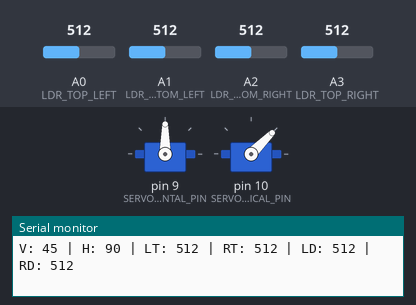
A sketch run on a simulated Arduino Uno, built with avr-gcc and run on an emulated ATmega328P. Parts: 2 × servo, the last lines printed to the serial monitor. The inputs (shaded band) are chosen by the test bench; at power-on: A2 (LDR_BOTTOM_RIGHT) = 512, A3 (LDR_TOP_RIGHT) = 512, A0 (LDR_TOP_LEFT) = 512, A1 (LDR_BOTTOM_LEFT) = 512.

Above: at 2.2 s.
2.3 s: A2 (LDR_BOTTOM_RIGHT) set to 697
5.3 s: A2 (LDR_BOTTOM_RIGHT) set to 723
At 8.1 s:
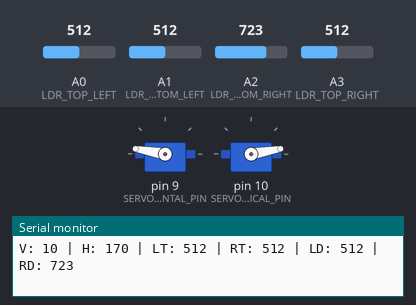
8.3 s: A3 (LDR_TOP_RIGHT) set to 109
11.3 s: A3 (LDR_TOP_RIGHT) set to 89
At 11.6 s:
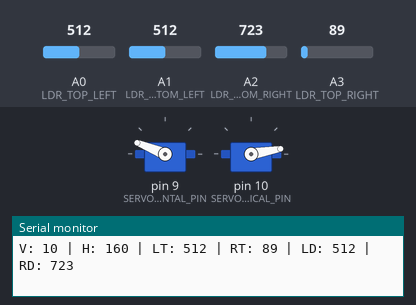
14.3 s: A3 (LDR_TOP_RIGHT) set to 992
At 14.5 s:
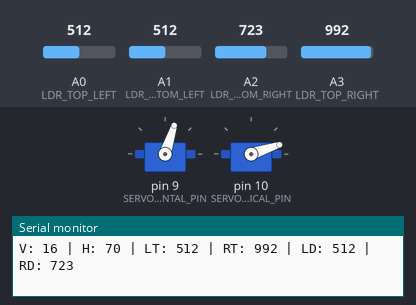
17.3 s: A0 (LDR_TOP_LEFT) set to 44
20.3 s: A0 (LDR_TOP_LEFT) set to 38
At 20.48 s:
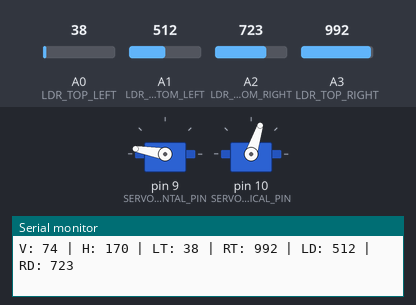
Timing chart, 0 to 23.7 s (numbered marks = the images above; inputs shaded):
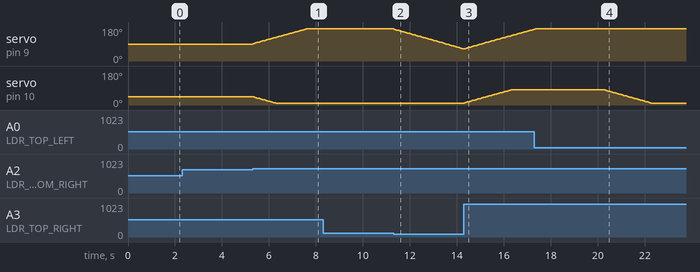

Measured:
- the behaviour switches between 713 and 714 on A2 (LDR_BOTTOM_RIGHT) (found by bisection; images 0 and 1)
- the behaviour switches between 101 and 100 on A3 (LDR_TOP_RIGHT) (found by bisection; images 1 and 2)
- the behaviour switches between 42 and 41 on A0 (LDR_TOP_LEFT) (found by bisection; images 3 and 4)
- after the input at 5.3 s, servo on pin 9 (SERVO_HORIZONTAL_PIN): moves from 90° to 170° over 2.3 s, starting at once; servo on pin 10 (SERVO_VERTICAL_PIN): moves from 45° to 10° over 0.99 s, starting at once
- after the input at 11.3 s, servo on pin 9 (SERVO_HORIZONTAL_PIN): moves from 170° to 64° over 3.0 s, starting at once
- after the input at 14.3 s, servo on pin 10 (SERVO_VERTICAL_PIN): moves from 10° to 80° over 2.0 s, starting at once
- after the input at 20.3 s, servo on pin 10 (SERVO_VERTICAL_PIN): moves from 80° to 10° over 1.9 s, starting at once

The sketch:

bt6_ck_v1_chimoisolar.ino
```cpp
#include <Servo.h>

// ===== Servo =====
Servo horizontal;
Servo vertical;

int servohori = 90;
int servovert = 45;

int servohoriLimitHigh = 170;
int servohoriLimitLow = 10;

int servovertLimitHigh = 80;
int servovertLimitLow = 10;

// ===== LDR =====
#define LDR_TOP_LEFT     A0
#define LDR_BOTTOM_LEFT  A1
#define LDR_BOTTOM_RIGHT A2
#define LDR_TOP_RIGHT    A3

// ===== Servo pins =====
#define SERVO_HORIZONTAL_PIN 9
#define SERVO_VERTICAL_PIN   10

// ===== Tracking =====
int tolerance = 100;
int stepSize = 2;

void setup()
{
  Serial.begin(9600);

  horizontal.attach(SERVO_HORIZONTAL_PIN);
  vertical.attach(SERVO_VERTICAL_PIN);

  horizontal.write(servohori);
  vertical.write(servovert);

  delay(1000);
}

void loop()
{
  // Đọc cảm biến ánh sáng
  int lt = analogRead(LDR_TOP_LEFT);
  int rt = analogRead(LDR_TOP_RIGHT);
  int ld = analogRead(LDR_BOTTOM_LEFT);
  int rd = analogRead(LDR_BOTTOM_RIGHT);

  // Tính trung bình
  int avt = (lt + rt) / 2;
  int avd = (ld + rd) / 2;
  int avl = (lt + ld) / 2;
  int avr = (rt + rd) / 2;

  // Sai lệch
  int dvert = avt - avd;
  int dhoriz = avl - avr;

  // ===== Servo dọc =====
  if (abs(dvert) > tolerance)
  {
    if (avt > avd)
    {
      servovert += stepSize;
    }
    else
    {
      servovert -= stepSize;
    }

    servovert = constrain(servovert,
                           servovertLimitLow,
                           servovertLimitHigh);

    vertical.write(servovert);
  }

  // ===== Servo ngang =====
  if (abs(dhoriz) > tolerance)
  {
    if (avl > avr)
    {
      servohori -= stepSize;
    }
    else
    {
      servohori += stepSize;
    }

    servohori = constrain(servohori,
                           servohoriLimitLow,
                           servohoriLimitHigh);

    horizontal.write(servohori);
  }

  // Debug Serial
  Serial.print("V: ");
  Serial.print(servovert);

  Serial.print(" | H: ");
  Serial.print(servohori);

  Serial.print(" | LT: ");
  Serial.print(lt);

  Serial.print(" | RT: ");
  Serial.print(rt);

  Serial.print(" | LD: ");
  Serial.print(ld);

  Serial.print(" | RD: ");
  Serial.println(rd);

  delay(30);
}
```
